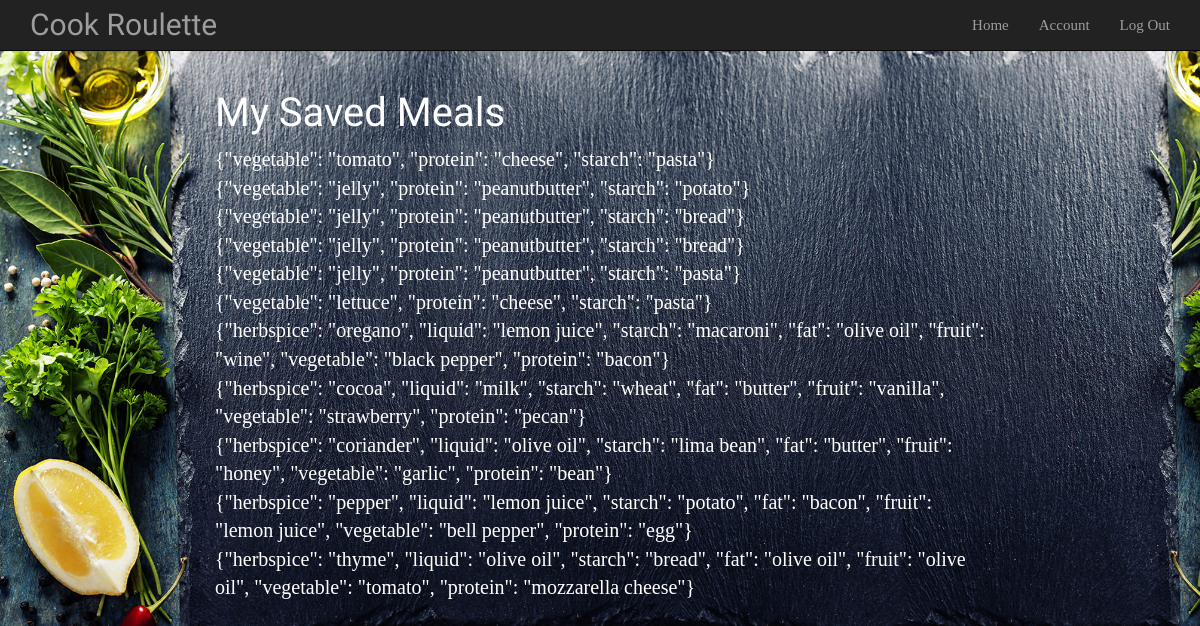
The app's page /displaysaved (signed in), older data.
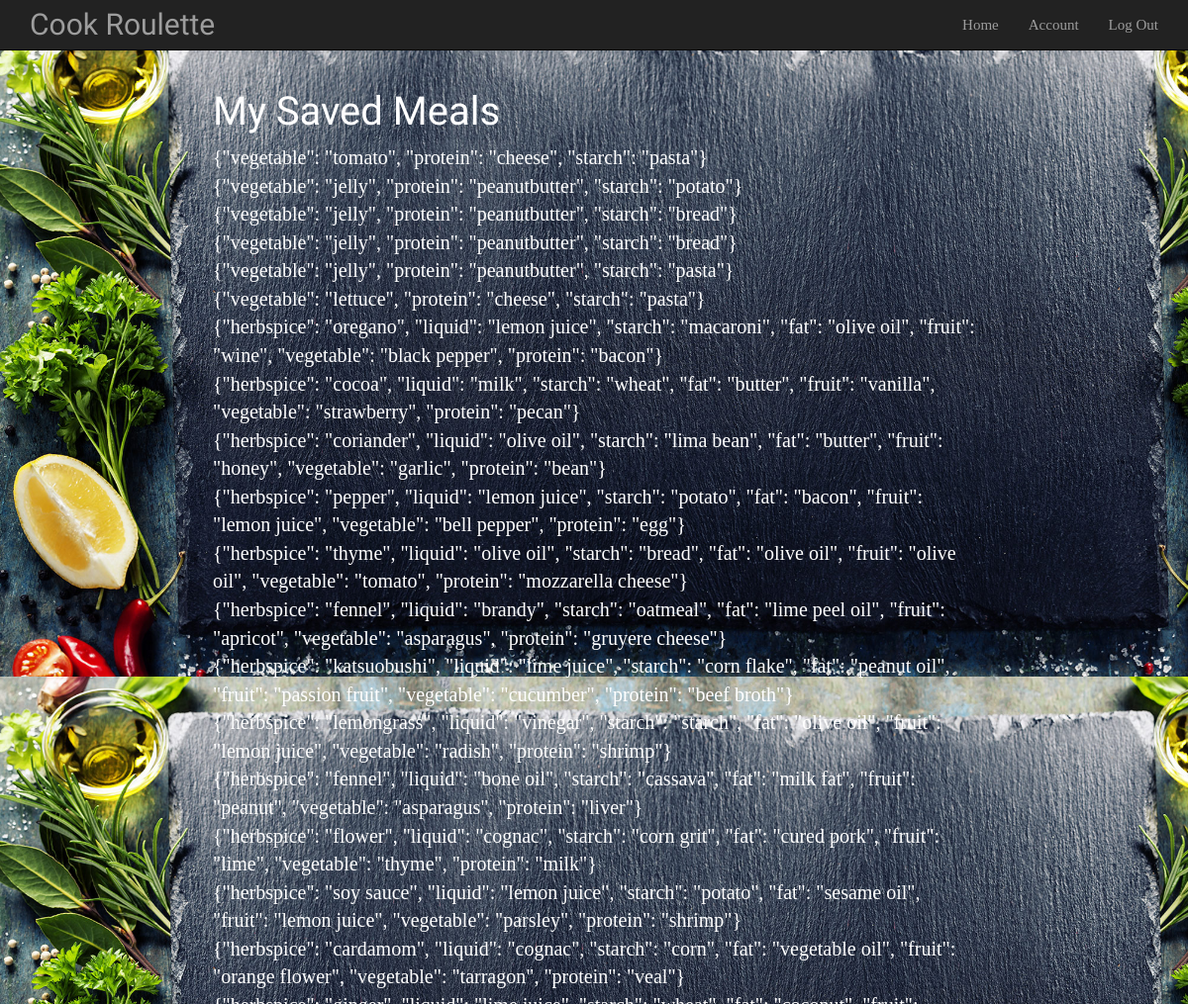
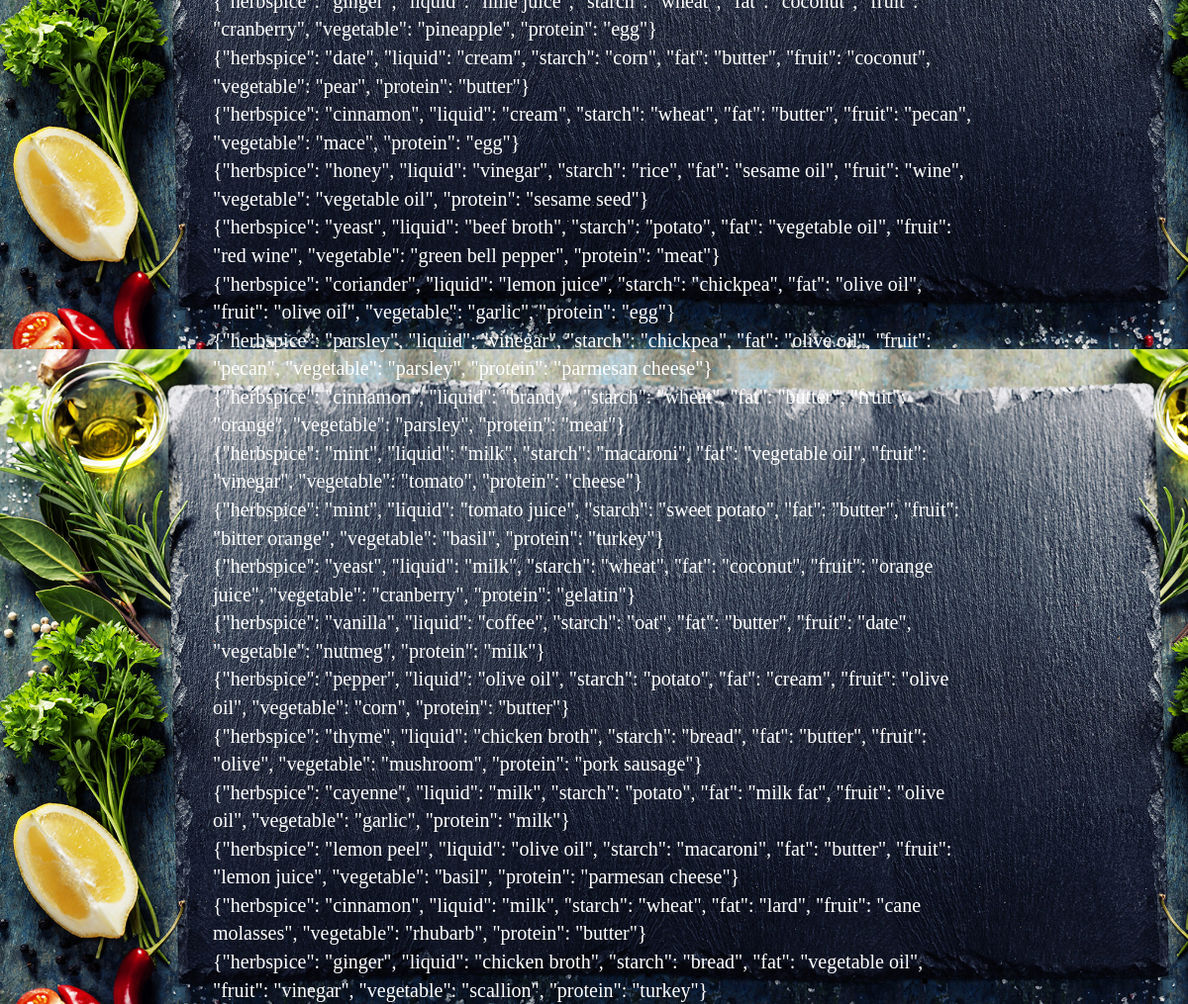
The same page, newer data (2 pictures, top to bottom).
### newmodel.py (models this page shows)
class SavedRecipe(Base):
    __tablename__= "savedrecipes"
    id = Column(Integer, primary_key=True)
    user_id = Column(Integer, ForeignKey('users.id'))
    recipe = Column(String(500), nullable=False)
    rating = Column(String(10))
    user = relationship("User", backref=backref('savedrecipes', order_by=id))

### cookroulette.py (the view)
@app.route("/displaysaved")
def display_saved_recipes():
    user = newmodel.session.query(newmodel.User).filter_by(email=session['email']).first()
    all_recipes = newmodel.session.query(newmodel.SavedRecipe).filter_by(user_id=user.id).all()
    list_of_recipes = []
    for a_recipe in all_recipes:
        list_of_recipes.append(a_recipe)
    return render_template("saved_recipes.html", recipes=list_of_recipes)

### templates/saved_recipes.html (shortened to what this page needs)
{% extends 'base.html' %}
{% block body %}
<div class="col-sm-2"></div>
<div class="col-sm-8">
<h3 class="comfortaaa">My Saved Meals</h3>
{% for recipe in recipes %}
 <div class="playfaira">{{recipe.recipe}}</div>
{% endfor %}
</div>
<div class="col-sm-2"></div>
{% endblock %}

### templates/base.html (shortened to what this page needs)
<html>
    <head>
	<link href="/static/dist/css/bootstrap.min.css" rel="stylesheet">
	<link href="/static/css/starter-template.css" rel="stylesheet">
        <div class="navbar navbar-inverse navbar-static-top">
            <div class="container">
                <div class="navbar-header">
                    <img src=""><a class="navbar-brand" href="/"><div class="comfortaa">Cook Roulette</div></a>
                </div>
                <div class="navbar-collapse collapse">
                    <ul class="nav navbar-nav navbar-right">
                            <li class="playfair"> <a href="/">Home</a></li>
                            {% if "logged_in" in session %}
                                <li class="playfair"> <a href="/account">Account</a></li>
                                <li class="playfair"> <a href="/logout">Log Out</a></li>
                            {% else %}
                                <li class="playfair" id="login"><a href="/login">Log In</a></li>
                            {% endif %}
                    </ul>
                </div>
            </div>
        </div>
    </head>
    <body>
        {% block body %}
        {% endblock %}
    </body>
</html>

### static/css/starter-template.css (style rules this page uses)
.comfortaa { font-family: 'Comfortaa', cursive; font-size: 30px; }
.playfair { font-family: 'Playfair Display', serif; font-size: 15px; }
.navbar-static-top { z-index: 200; border-width: 0 0 1px; }

### templates/saved_recipes.html (style rules this page uses)
body { background: url("/static/img/Food-Hero-sfw.jpg"); background-size: 1315px 684px; }
.comfortaaa { font-family: 'Comfortaa', cursive; font-size: 40px; color: #fff; }
.playfaira { font-family: 'Playfair Display', serif; font-size: 20px; color: #fff; }

Row changes from the older to the newer data that the page shows:
added SavedRecipe: recipe "{\"herbspice\": \"fennel\", \"liquid\": \"brandy\", \"starch\": \"oatmeal\", \"fat\": \"lime peel oil\", \"fruit\": \"apricot\", \"vegetable\": \"asparagus\", \"protein\": \"gruyere cheese\"}"
added SavedRecipe: recipe "{\"herbspice\": \"katsuobushi\", \"liquid\": \"lime juice\", \"starch\": \"corn flake\", \"fat\": \"peanut oil\", \"fruit\": \"passion fruit\", \"vegetable\": \"cucumber\", \"protein\": \"beef broth\"}"
added SavedRecipe: recipe "{\"herbspice\": \"lemongrass\", \"liquid\": \"vinegar\", \"starch\": \"starch\", \"fat\": \"olive oil\", \"fruit\": \"lemon juice\", \"vegetable\": \"radish\", \"protein\": \"shrimp\"}"
added SavedRecipe: recipe "{\"herbspice\": \"fennel\", \"liquid\": \"bone oil\", \"starch\": \"cassava\", \"fat\": \"milk fat\", \"fruit\": \"peanut\", \"vegetable\": \"asparagus\", \"protein\": \"liver\"}"
added SavedRecipe: recipe "{\"herbspice\": \"flower\", \"liquid\": \"cognac\", \"starch\": \"corn grit\", \"fat\": \"cured pork\", \"fruit\": \"lime\", \"vegetable\": \"thyme\", \"protein\": \"milk\"}"
added SavedRecipe: recipe "{\"herbspice\": \"soy sauce\", \"liquid\": \"lemon juice\", \"starch\": \"potato\", \"fat\": \"sesame oil\", \"fruit\": \"lemon juice\", \"vegetable\": \"parsley\", \"protein\": \"shrimp\"}"
added SavedRecipe: recipe "{\"herbspice\": \"cardamom\", \"liquid\": \"cognac\", \"starch\": \"corn\", \"fat\": \"vegetable oil\", \"fruit\": \"orange flower\", \"vegetable\": \"tarragon\", \"protein\": \"veal\"}"
added SavedRecipe: recipe "{\"herbspice\": \"ginger\", \"liquid\": \"lime juice\", \"starch\": \"wheat\", \"fat\": \"coconut\", \"fruit\": \"cranberry\", \"vegetable\": \"pineapple\", \"protein\": \"egg\"}"
added SavedRecipe: recipe "{\"herbspice\": \"date\", \"liquid\": \"cream\", \"starch\": \"corn\", \"fat\": \"butter\", \"fruit\": \"coconut\", \"vegetable\": \"pear\", \"protein\": \"butter\"}"
added SavedRecipe: recipe "{\"herbspice\": \"cinnamon\", \"liquid\": \"cream\", \"starch\": \"wheat\", \"fat\": \"butter\", \"fruit\": \"pecan\", \"vegetable\": \"mace\", \"protein\": \"egg\"}"
added SavedRecipe: recipe "{\"herbspice\": \"honey\", \"liquid\": \"vinegar\", \"starch\": \"rice\", \"fat\": \"sesame oil\", \"fruit\": \"wine\", \"vegetable\": \"vegetable oil\", \"protein\": \"sesame seed\"}"
added SavedRecipe: recipe "{\"herbspice\": \"yeast\", \"liquid\": \"beef broth\", \"starch\": \"potato\", \"fat\": \"vegetable oil\", \"fruit\": \"red wine\", \"vegetable\": \"green bell pepper\", \"protein\": \"meat\"}"
added SavedRecipe: recipe "{\"herbspice\": \"coriander\", \"liquid\": \"lemon juice\", \"starch\": \"chickpea\", \"fat\": \"olive oil\", \"fruit\": \"olive oil\", \"vegetable\": \"garlic\", \"protein\": \"egg\"}"
added SavedRecipe: recipe "{\"herbspice\": \"parsley\", \"liquid\": \"vinegar\", \"starch\": \"chickpea\", \"fat\": \"olive oil\", \"fruit\": \"pecan\", \"vegetable\": \"parsley\", \"protein\": \"parmesan cheese\"}"
added SavedRecipe: recipe "{\"herbspice\": \"cinnamon\", \"liquid\": \"brandy\", \"starch\": \"wheat\", \"fat\": \"butter\", \"fruit\": \"orange\", \"vegetable\": \"parsley\", \"protein\": \"meat\"}"
added SavedRecipe: recipe "{\"herbspice\": \"mint\", \"liquid\": \"milk\", \"starch\": \"macaroni\", \"fat\": \"vegetable oil\", \"fruit\": \"vinegar\", \"vegetable\": \"tomato\", \"protein\": \"cheese\"}"
added SavedRecipe: recipe "{\"herbspice\": \"mint\", \"liquid\": \"tomato juice\", \"starch\": \"sweet potato\", \"fat\": \"butter\", \"fruit\": \"bitter orange\", \"vegetable\": \"basil\", \"protein\": \"turkey\"}"
added SavedRecipe: recipe "{\"herbspice\": \"yeast\", \"liquid\": \"milk\", \"starch\": \"wheat\", \"fat\": \"coconut\", \"fruit\": \"orange juice\", \"vegetable\": \"cranberry\", \"protein\": \"gelatin\"}"
added SavedRecipe: recipe "{\"herbspice\": \"vanilla\", \"liquid\": \"coffee\", \"starch\": \"oat\", \"fat\": \"butter\", \"fruit\": \"date\", \"vegetable\": \"nutmeg\", \"protein\": \"milk\"}"
added SavedRecipe: recipe "{\"herbspice\": \"pepper\", \"liquid\": \"olive oil\", \"starch\": \"potato\", \"fat\": \"cream\", \"fruit\": \"olive oil\", \"vegetable\": \"corn\", \"protein\": \"butter\"}"
added SavedRecipe: recipe "{\"herbspice\": \"thyme\", \"liquid\": \"chicken broth\", \"starch\": \"bread\", \"fat\": \"butter\", \"fruit\": \"olive\", \"vegetable\": \"mushroom\", \"protein\": \"pork sausage\"}"
added SavedRecipe: recipe "{\"herbspice\": \"cayenne\", \"liquid\": \"milk\", \"starch\": \"potato\", \"fat\": \"milk fat\", \"fruit\": \"olive oil\", \"vegetable\": \"garlic\", \"protein\": \"milk\"}"
added SavedRecipe: recipe "{\"herbspice\": \"lemon peel\", \"liquid\": \"olive oil\", \"starch\": \"macaroni\", \"fat\": \"butter\", \"fruit\": \"lemon juice\", \"vegetable\": \"basil\", \"protein\": \"parmesan cheese\"}"
added SavedRecipe: recipe "{\"herbspice\": \"cinnamon\", \"liquid\": \"milk\", \"starch\": \"wheat\", \"fat\": \"lard\", \"fruit\": \"cane molasses\", \"vegetable\": \"rhubarb\", \"protein\": \"butter\"}"
added SavedRecipe: recipe "{\"herbspice\": \"ginger\", \"liquid\": \"chicken broth\", \"starch\": \"bread\", \"fat\": \"vegetable oil\", \"fruit\": \"vinegar\", \"vegetable\": \"scallion\", \"protein\": \"turkey\"}"
